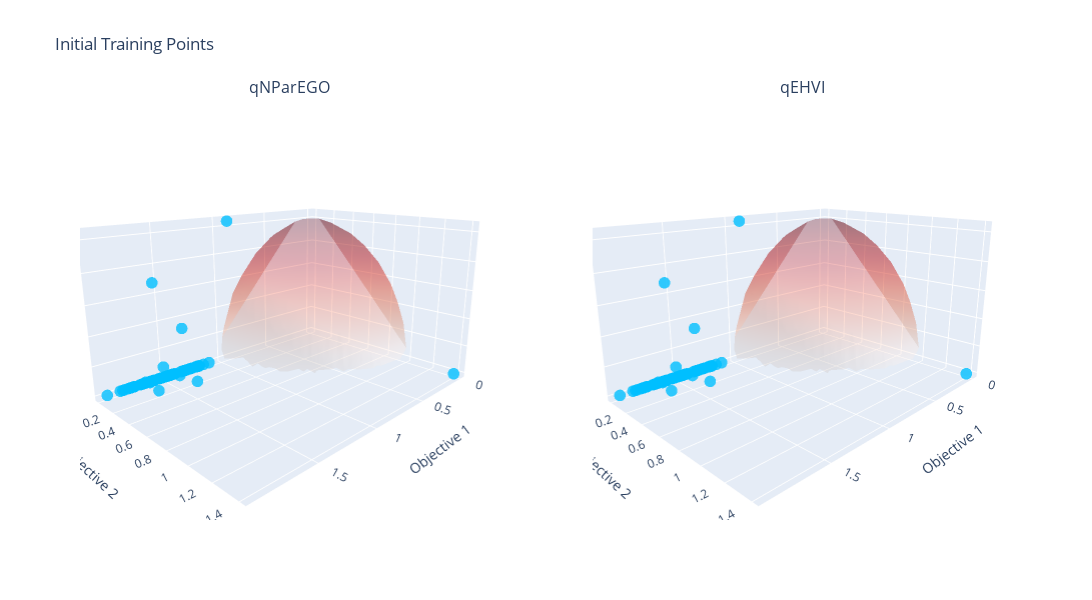

The cell this chart's notebook holds for it:
### Code cell
# 1. Plot showing just initial training points
fig_initial = make_subplots(
    rows=1, cols=2,
    specs=[[{'type': 'scatter3d'}, {'type': 'scatter3d'}]],
    subplot_titles=("qNParEGO", "qEHVI")
)

# Generate Pareto surface using problem's built-in method
pf_surface = create_pareto_surface(problem)

alg_data_initial = [
    (-train_obj_true_qparego[:n_initial], "qNParEGO"),
    (-train_obj_true_qehvi[:n_initial], "qEHVI"),
]

for col, (train_obj, name) in enumerate(alg_data_initial, 1):
    obj_np = train_obj.cpu().numpy() if isinstance(train_obj, torch.Tensor) else train_obj

    # Plot initial points
    scatter = go.Scatter3d(
        x=obj_np[:, 0], y=obj_np[:, 1], z=obj_np[:, 2],
        mode='markers',
        marker=dict(size=4, color='deepskyblue', opacity=0.8),
        name=name
    )

    fig_initial.add_trace(scatter, row=1, col=col)
    fig_initial.add_trace(pf_surface, row=1, col=col)

# Update layout
fig_initial.update_layout(
    height=600,
    width=1200,
    scene1=dict(
        xaxis_title='Objective 1',
        yaxis_title='Objective 2',
        zaxis_title='Objective 3',
        camera=dict(eye=dict(x=1.5, y=1.5, z=0.6))
    ),
    scene2=dict(
        xaxis_title='Objective 1',
        yaxis_title='Objective 2',
        zaxis_title='Objective 3',
        camera=dict(eye=dict(x=1.5, y=1.5, z=0.6))
    ),
    showlegend=False,
    title_text='Initial Training Points'
)
fig_initial.show()

pio.write_html(fig_initial, 'DTLZ4a train.html')
